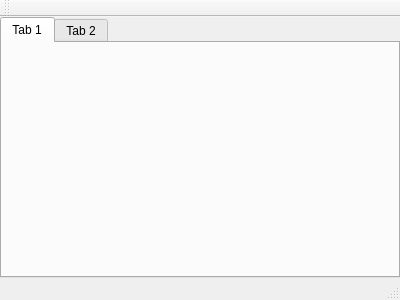
<?xml version="1.0" encoding="UTF-8"?>
<ui version="4.0">
 <class>MainWindow</class>
 <widget class="QMainWindow" name="MainWindow">
  <property name="geometry">
   <rect>
    <x>0</x>
    <y>0</y>
    <width>400</width>
    <height>300</height>
   </rect>
  </property>
  <property name="windowTitle">
   <string>MainWindow</string>
  </property>
  <widget class="QWidget" name="centralWidget">
   <layout class="QGridLayout" name="gridLayout">
    <property name="leftMargin">
     <number>0</number>
    </property>
    <property name="topMargin">
     <number>0</number>
    </property>
    <property name="rightMargin">
     <number>0</number>
    </property>
    <property name="bottomMargin">
     <number>0</number>
    </property>
    <property name="spacing">
     <number>0</number>
    </property>
    <item row="0" column="0">
     <widget class="QTabWidget" name="tabWidget">
      <property name="currentIndex">
       <number>0</number>
      </property>
      <widget class="QWidget" name="tab">
       <attribute name="title">
        <string>Tab 1</string>
       </attribute>
      </widget>
      <widget class="QWidget" name="tab_2">
       <attribute name="title">
        <string>Tab 2</string>
       </attribute>
      </widget>
     </widget>
    </item>
   </layout>
  </widget>
  <widget class="QMenuBar" name="menuBar">
   <property name="geometry">
    <rect>
     <x>0</x>
     <y>0</y>
     <width>400</width>
     <height>21</height>
    </rect>
   </property>
  </widget>
  <widget class="QToolBar" name="mainToolBar">
   <attribute name="toolBarArea">
    <enum>TopToolBarArea</enum>
   </attribute>
   <attribute name="toolBarBreak">
    <bool>false</bool>
   </attribute>
  </widget>
  <widget class="QStatusBar" name="statusBar"/>
 </widget>
 <layoutdefault spacing="6" margin="11"/>
 <resources/>
 <connections/>
</ui>
